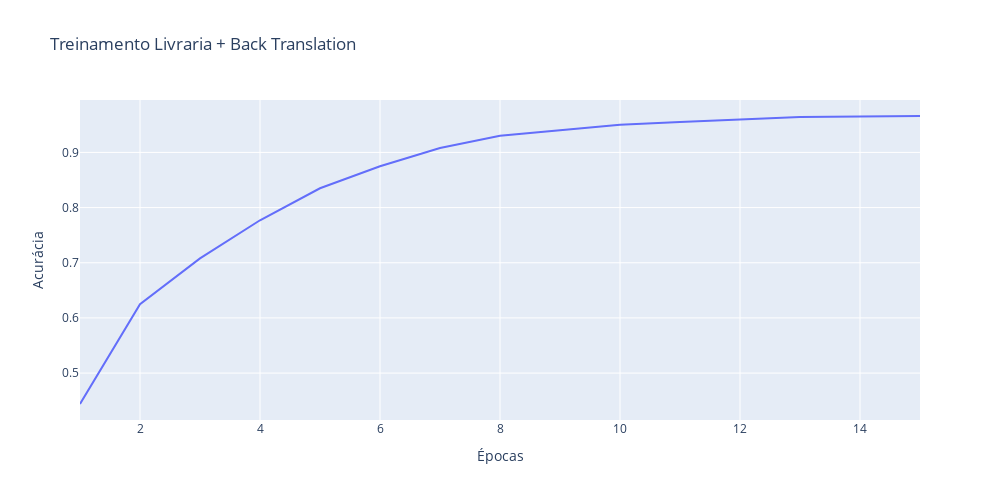

Here is the notebook cell this chart was saved with:
### Code cell
epocas = [range(1, 16)] # Número de épocas utilizadas + 1

fig = px.line(x = epocas, y = train_acc_bt, title='Treinamento Livraria + Back Translation')
fig.update_yaxes(title='Acurácia')
fig.update_xaxes(title='Épocas')
fig.update_layout(showlegend=False, autosize=False, width=1000, height=500)
fig.show()

### Figure 1 — Plotly figure (JSON) as saved in the notebook; plotly's stock layout.template omitted (floating-point values rounded to 4 significant figures)
{"data": [{"hovertemplate": "variable=wide_variable_0<br>value=%{x}<br>y=%{y}<extra></extra>", "legendgroup": "wide_variable_0", "line": {"color": "#636efa", "dash": "solid"}, "marker": {"symbol": "circle"}, "mode": "lines", "name": "wide_variable_0", "orientation": "v", "showlegend": true, "type": "scatter", "x": [1, 2, 3, 4, 5, 6, 7, 8, 9, 10, 11, 12, 13, 14, 15], "xaxis": "x", "y": [0.444, 0.625, 0.708, 0.777, 0.835, 0.875, 0.908, 0.93, 0.94, 0.95, 0.955, 0.96, 0.964, 0.965, 0.966], "yaxis": "y"}], "layout": {"autosize": false, "height": 500, "legend": {"title": {"text": "variable"}, "tracegroupgap": 0}, "showlegend": false, "title": {"text": "Treinamento Livraria + Back Translation"}, "width": 1000, "xaxis": {"anchor": "y", "domain": [0, 1], "title": {"text": "Épocas"}}, "yaxis": {"anchor": "x", "domain": [0, 1], "title": {"text": "Acurácia"}}}}
